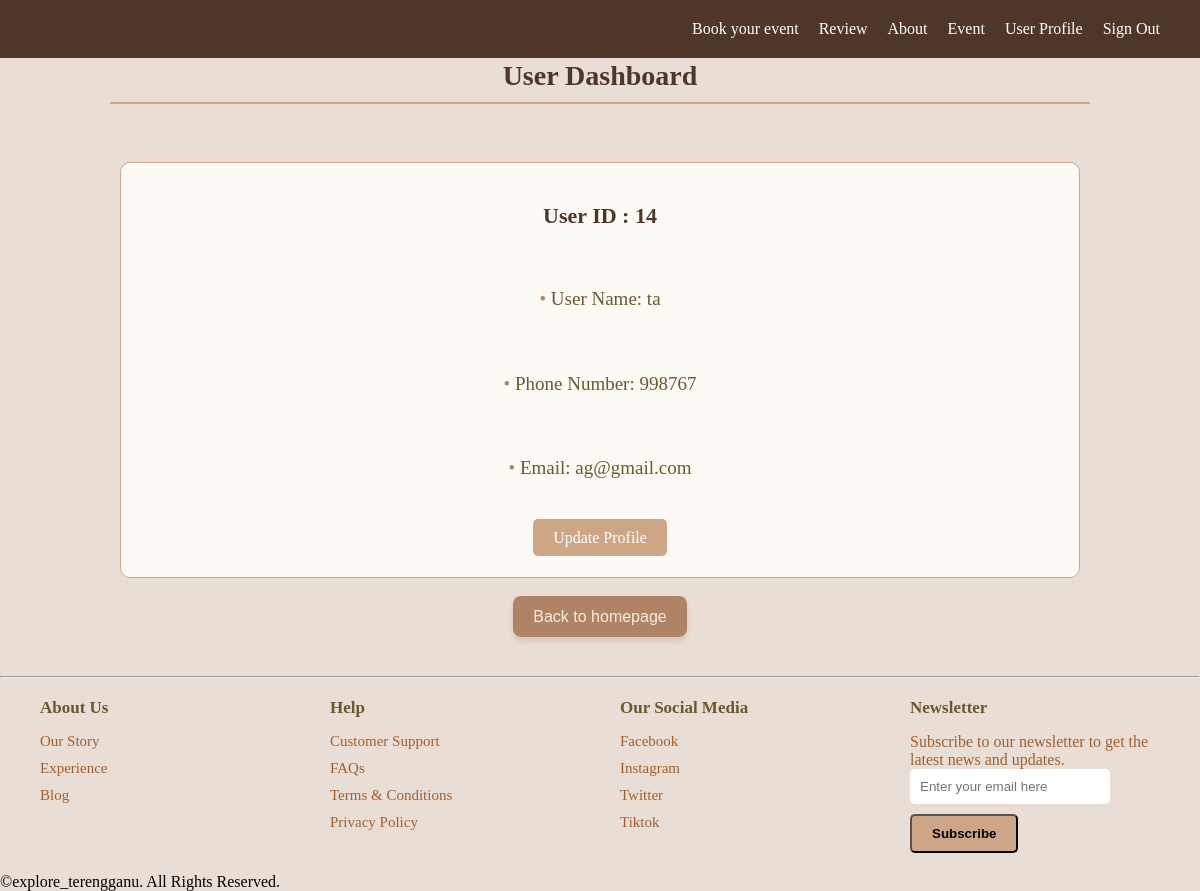
The page /explore_terengganu/index2/userdashboard/ (signed in) on the database its author committed.
### registration/models.py (models this page shows)
class User(models.Model):
    userID= models.AutoField(primary_key=True)
    username = models.CharField(max_length=100)
    password = models.CharField(max_length=20)
    userphonenum = models.CharField(max_length=15)
    useremail = models.EmailField()

### registration/views.py (the view)
# urls.py: path('index2/userdashboard/',views.userdashboard,name="userdashboard"),
def userdashboard(request):
    if 'user' in request.session:
        username = request.session['user']
        user = User.objects.get(username=username)
        return render(request, "userdashboard.html", {'user': user})
    else:
        return redirect('loginacc')

### registration/templates/userdashboard.html (shortened to what this page needs)
<!DOCTYPE html>
<html lang="en">
<head>
    {% load static %}
     <link rel="stylesheet" href="{%static 'css/userdashboard.css'%}">
</head>
<body>
    <div class="container">
        <div class="header">
            <nav id="menu">
                <ul>
                  <li><a href="registerevent">Book your event</a></li>
                  <li><a href="{% url 'display_review' %}">Review</a></li>
                  <li><a href="aboutus2">About</a></li>
                  <li><a href="bookevent2">Event</a></li>
                  <li><a href="userdashboard">User Profile</a></li>
                  <li><a href="{% url 'sign_out' %}">Sign Out</a></li>
                </ul>
            </nav>
        </div>
        <div class="content">
            <h1 id="title-up">User Dashboard</h1><br>
            <div class="user-info">
                <div id="border-user">
                    <center>
                    <h2>User ID : {{ user.userID }}</h2><br><br>
                    <p>User Name: {{ user.username }}</p><br><br>
                    <p>Phone Number: {{ user.userphonenum }}</p><br><br>
                    <p>Email: {{ user.useremail }}</p><br><br>
                    <a href="{% url 'userdashboard_update' userID=user.userID %}" id="update-btn">Update Profile</a>
                    </center>
                </div>
            </div>
            <div class="button-below">
                <a href="{% url 'index2' %}" id="btn11">Back to homepage</a>
            </div>
        </div>
        <hr id="footer-line">
	    <div class="footer-container">
	    	<div class="footer-column">
	    		<h3 id="title-footer">About Us</h3>
	    		<a href="#">Our Story</a>
	    		<a href="#">Experience</a>
	    		<a href="#">Blog</a>
	    	</div>
	    	<div class="footer-column">
	    		<h3 id="title-footer">Help</h3>
	    		<a href="#">Customer Support</a>
	    		<a href="#">FAQs</a>
	    		<a href="#">Terms & Conditions</a>
	    		<a href="#">Privacy Policy</a>
	    	</div>
	    	<div class="footer-column">
	    		<h3 id="title-footer">Our Social Media</h3>
	    		<a href="#">Facebook</a>
	    		<a href="#">Instagram</a>
	    		<a href="#">Twitter</a>
	    		<a href="#">Tiktok</a>
	    	</div>
            <div class="footer-column">
                <h3 id="title-footer">Newsletter</h3>
                <p id="footersentences">Subscribe to our newsletter to get the latest news and updates.</p>
                <div class="footer-newsletter">
                	<form name="myForm" onsubmit="return validateForm()" method="post">
                		<input type="email"  id="mail" name=newsletteremail>
                		<input type="submit" value="Subscribe" class="sub-btn">
                	</form>
                </div>
            </div>
	    </div>
        <p>&copy;explore_terengganu. All Rights Reserved.</p>
    </div>
</body>
</html>

### registration/static/css/userdashboard.css (style rules this page uses)
* { box-sizing: border-box; margin: 0; }
body { background-color: #E9DED6; }
.content { width: 85%; padding: 2px 20px 20px 20px; margin: auto; }
.header { background-color: #4E3629; padding: 20px; text-align: right; position: sticky; top: 0; }
#menu ul { list-style: none; margin: 0; padding: 0; display: flex; justify-content: flex-end; }
#menu li { margin-right: 20px; }
#menu a { color: #fff; text-decoration: none; transition: color 0.2s ease; }
#title-up { font-size: 28px; font-weight: bold; color: #4E3629; text-align: center; border-bottom: 2px solid #cda688; padding-bottom: 10px; margin-bottom: 30px; }
.user-info { text-align: center; padding: 20px; border: 1px solid #cda688; border-radius: 10px; background-color: #fdfaf5; margin: 10px; margin-bottom: 30px; }
#border-user { padding: 10px; }
#border-user h2 { font-size: 22px; font-weight: bold; color: #4E3629; }
#border-user p { font-size: 19px; line-height: 1.5; color: #6b592c; }
#border-user h2, #border-user p { margin: 10px 0; }
#border-user p::before { content: "• "; color: #af8464; }
#border-user a { padding: 10px 20px; background-color: #cda688; color: #fff; border: none; border-radius: 5px; cursor: pointer; font-size: 16px; transition: background-color 0.3s, transform 0.2s; }
#update-btn { padding: 10px 20px; background-color: #9a775c; color: #fff; border: none; border-radius: 5px; cursor: pointer; font-size: 16px; text-decoration: none; transition: background-color 0.3s, transform 0.2s; }
.button-below { text-align: center; font-family: Arial, sans-serif; }
.button-below a { background-color: #af8464; border: none; padding: 12px 20px; border-radius: 8px; cursor: pointer; font-size: 16px; transition: background-color 0.3s, transform 0.2s; box-shadow: 0 4px 6px rgba(0, 0, 0, 0.1); color: #fbece0; text-decoration: none; }
#footer-line { margin-top: 30px; }
.footer-container { display: flex; justify-content: space-around; max-width: 1200px; margin: auto; padding: 0 20px; }
.footer-column { flex: 1; margin: 20px; min-width: 200px; }
#title-footer { margin-bottom: 15px; font-size: 17px; color: #6b592c; }
.footer-column a { color: #A25F2B; text-decoration: none; margin-bottom: 10px; display: block; transition: color 0.3s; font-size: 15px; }
#mail { padding: 10px; border: none; border-radius: 5px; margin-right: 10px; width: 80% }
#footersentences { color: #A25F2B; }
.sub-btn { padding: 10px 20px; border-radius: 5px; background-color: #cda688; color: black; font-weight: bold; cursor: pointer; margin-top: 10px; }

### rows shown on the page
User: userID "14", username "ta", userphonenum "998767", useremail "ag@gmail.com"
